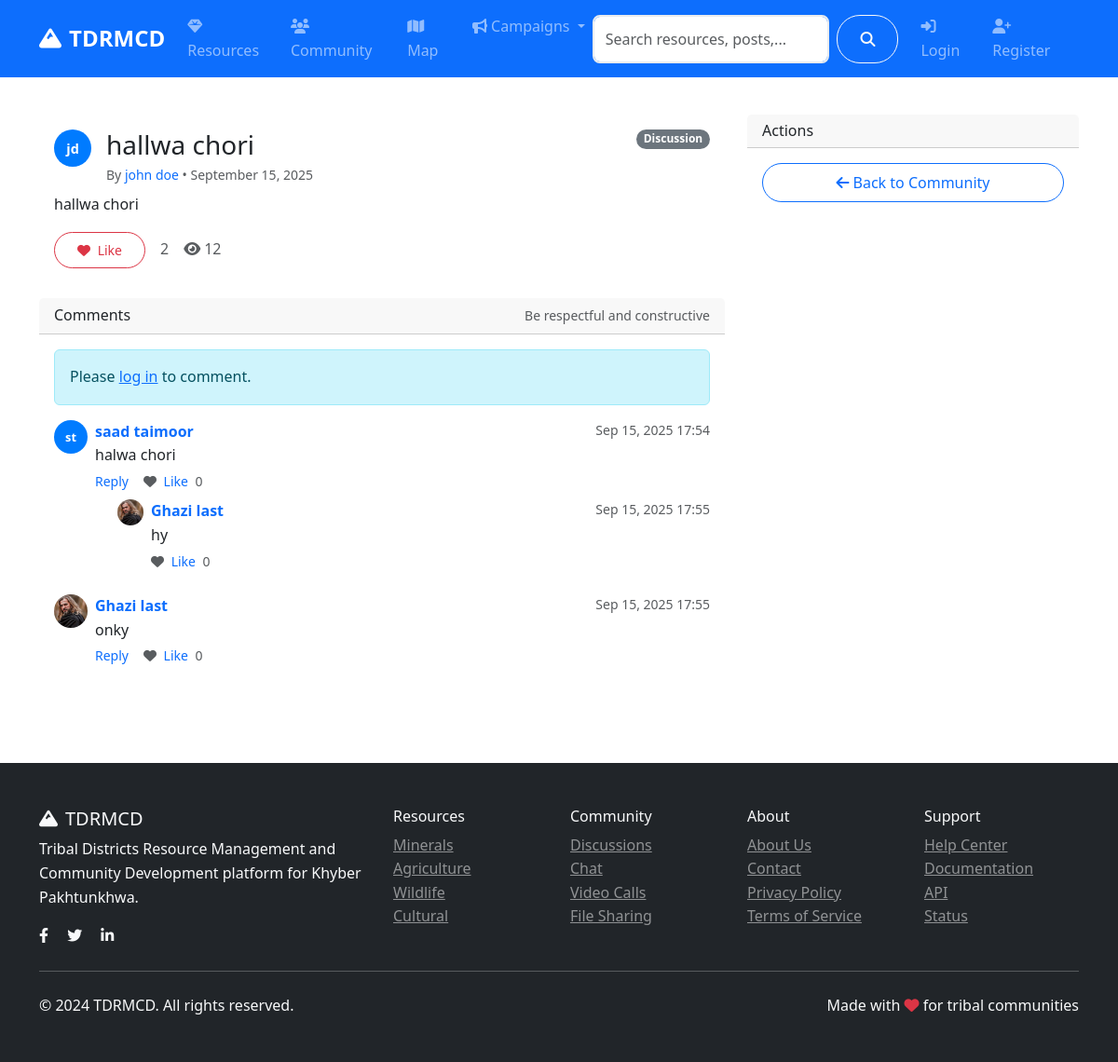
/community/post/11, run on an earlier commit of the app's database.
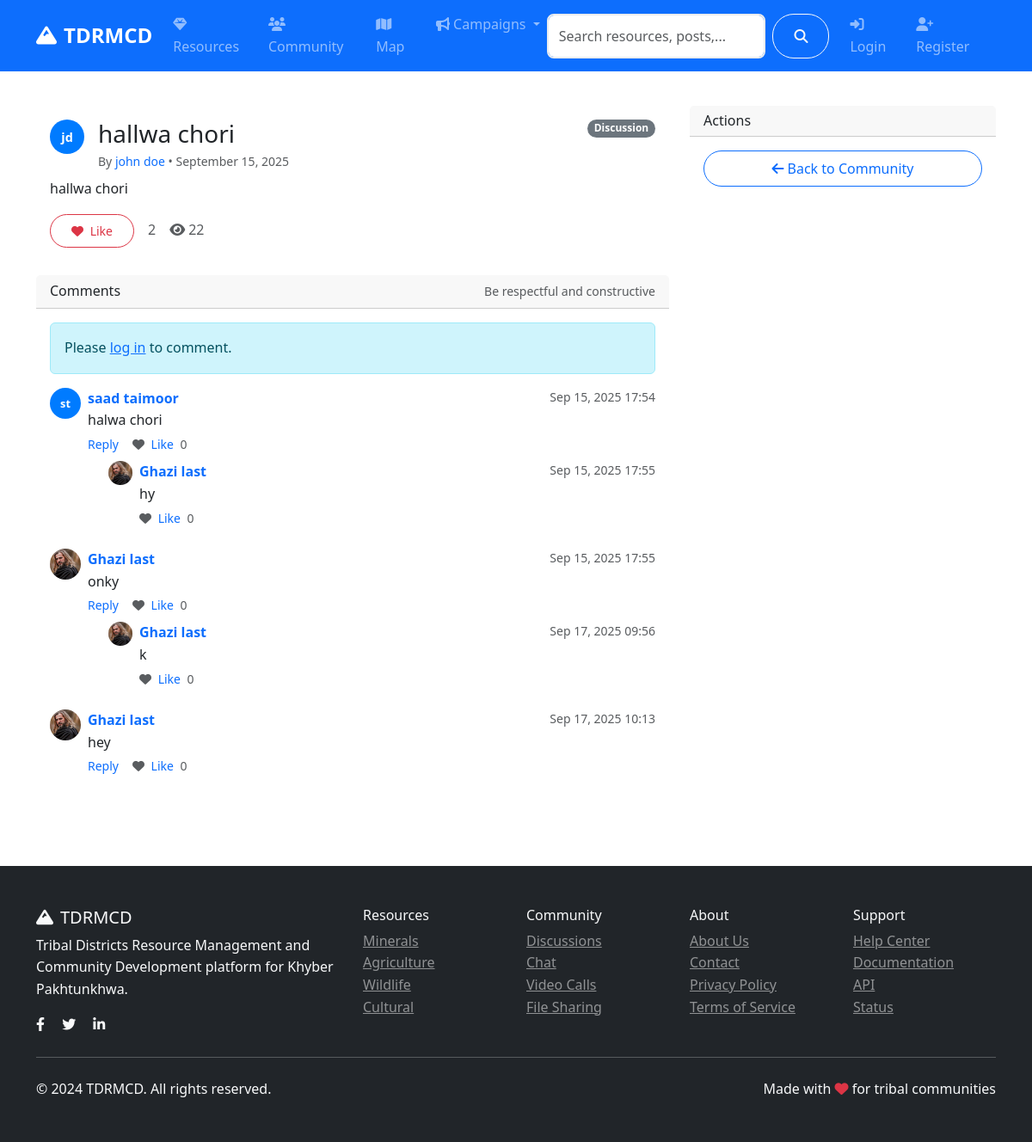
And on a later commit of the database.
### models.py (models this page shows, shortened)
class User(UserMixin, db.Model):
    id = db.Column(db.Integer, primary_key=True)
    username = db.Column(db.String(80), unique=True, nullable=False)
    email = db.Column(db.String(120), unique=True, nullable=False)
    password_hash = db.Column(db.String(120), nullable=False)
    first_name = db.Column(db.String(50), nullable=False)
    last_name = db.Column(db.String(50), nullable=False)
    role = db.Column(db.String(20), default='user')  # user, admin, researcher
    location = db.Column(db.String(100))
    bio = db.Column(db.Text)
    avatar = db.Column(db.String(200), default='default.jpg')
    is_active = db.Column(db.Boolean, default=True)
    created_at = db.Column(db.DateTime, default=datetime.utcnow)
    last_seen = db.Column(db.DateTime, default=datetime.utcnow)
    resources = db.relationship('Resource', backref='author', lazy='dynamic')
    posts = db.relationship('CommunityPost', backref='author', lazy='dynamic')
    chat_messages = db.relationship('ChatMessage', backref='sender', lazy='dynamic')
    file_submissions = db.relationship(
        'FileSubmission',
        foreign_keys='FileSubmission.submitter_id',
        backref='submitter',
        lazy='dynamic'
    )
    reviewed_submissions = db.relationship(
        'FileSubmission',
        foreign_keys='FileSubmission.reviewed_by',
        backref='reviewer_user',
        lazy='dynamic'
    )
    notifications = db.relationship('Notification', backref='user', lazy='dynamic')
    def get_full_name(self):
        return f"{self.first_name} {self.last_name}"

class CommunityPost(db.Model):
    id = db.Column(db.Integer, primary_key=True)
    title = db.Column(db.String(200), nullable=False)
    content = db.Column(db.Text, nullable=False)
    category = db.Column(db.String(50), nullable=False)  # discussion, question, announcement
    tags = db.Column(db.String(200))
    image_url = db.Column(db.String(200))
    likes = db.Column(db.Integer, default=0)
    views = db.Column(db.Integer, default=0)
    author_id = db.Column(db.Integer, db.ForeignKey('user.id'), nullable=False)
    created_at = db.Column(db.DateTime, default=datetime.utcnow)
    updated_at = db.Column(db.DateTime, default=datetime.utcnow, onupdate=datetime.utcnow)
    comments = db.relationship('Comment', backref='post', lazy='dynamic', cascade='all, delete-orphan')
    likes_relation = db.relationship('PostLike', backref='post', lazy='dynamic', cascade='all, delete-orphan')

class Comment(db.Model):
    id = db.Column(db.Integer, primary_key=True)
    content = db.Column(db.Text, nullable=False)
    author_id = db.Column(db.Integer, db.ForeignKey('user.id'), nullable=False)
    post_id = db.Column(db.Integer, db.ForeignKey('community_post.id'), nullable=False)
    parent_id = db.Column(db.Integer, db.ForeignKey('comment.id'))  # For nested comments
    created_at = db.Column(db.DateTime, default=datetime.utcnow)
    author = db.relationship('User', backref='comments')
    replies = db.relationship('Comment', backref=db.backref('parent', remote_side=[id]))

### routes/community.py (the view)
@community_bp.route('/post/<int:id>')
def post_detail(id):
    post = CommunityPost.query.get_or_404(id)
    post.views += 1
    db.session.commit()
    comments = Comment.query.filter_by(post_id=id, parent_id=None).order_by(Comment.created_at.asc()).all()
    all_comment_ids = []
    for c in comments:
        all_comment_ids.append(c.id)
        for r in (c.replies or []):
            all_comment_ids.append(r.id)
    comment_like_counts = {}
    if all_comment_ids:
        rows = db.session.query(CommentLike.comment_id, func.count(CommentLike.id)) \
            .filter(CommentLike.comment_id.in_(all_comment_ids)) \
            .group_by(CommentLike.comment_id).all()
        comment_like_counts = {cid: cnt for cid, cnt in rows}
    comments_liked_by_me = set()
    if current_user.is_authenticated and all_comment_ids:
        liked_rows = CommentLike.query.filter(
            CommentLike.user_id == current_user.id,
            CommentLike.comment_id.in_(all_comment_ids)
        ).with_entities(CommentLike.comment_id).all()
        comments_liked_by_me = {cid for (cid,) in liked_rows}
    comment_form = CommentForm()
    liked_by_me = False
    if current_user.is_authenticated:
        liked_by_me = PostLike.query.filter_by(user_id=current_user.id, post_id=post.id).first() is not None
    return render_template('community/post_detail.html',
                         post=post,
                         comments=comments,
                         comment_form=comment_form,
                         liked_by_me=liked_by_me,
                         comment_like_counts=comment_like_counts,
                         comments_liked_by_me=comments_liked_by_me)

### templates/community/post_detail.html (shortened to what this page needs)
{% extends "base.html" %}
{% block content %}
<div class="container py-4">
    <div class="row">
        <div class="col-lg-8">
            <div class="card mb-3">
                <div class="card-body">
                    <div class="d-flex justify-content-between align-items-start">
                        <div class="d-flex align-items-start">
                            <div class="me-3">
                                {% if post.author.avatar and post.author.avatar != 'default.jpg' %}
                                <img src="{{ url_for('serve_uploaded_file', subdir='avatars', filename=post.author.avatar) }}" alt="Avatar" class="rounded-circle" style="width:40px;height:40px;object-fit:cover;">
                                {% else %}
                                <div class="avatar" style="width:40px;height:40px;font-size:.9rem;">{{ post.author.first_name[0] }}{{ post.author.last_name[0] }}</div>
                                {% endif %}
                            </div>
                            <div>
                                {% if post.title %}
                                <h3 class="mb-1">{{ post.title }}</h3>
                                {% endif %}
                                <div class="text-muted small">By <a class="text-decoration-none" href="{{ url_for('auth.public_profile', username=post.author.username) }}">{{ post.author.get_full_name() }}</a> • {{ post.created_at.strftime('%B %d, %Y') }}</div>
                            </div>
                        </div>
                        <span class="badge bg-secondary">{{ post.category.title() }}</span>
                    </div>
                    <p class="mt-2">{{ post.content }}</p>
                    <div class="mt-3 d-flex gap-3 align-items-center">
                        <button id="like-btn" class="btn btn-sm {{ 'btn-danger' if liked_by_me else 'btn-outline-danger' }}">
                            <i class="fas fa-heart me-1"></i>
                            <span id="like-text">{{ 'Liked' if liked_by_me else 'Like' }}</span>
                        </button>
                        <span id="like-count" class="text-muted">{{ post.likes }}</span>
                        <span class="text-muted"><i class="fas fa-eye me-1"></i>{{ post.views }}</span>
                    </div>
                </div>
            </div>
            <div class="card" id="comments">
                <div class="card-header d-flex justify-content-between align-items-center">
                    <h6 class="mb-0">Comments</h6>
                    <span class="small text-muted">Be respectful and constructive</span>
                </div>
                <div class="card-body">
                    {% if current_user.is_authenticated %}
                    <form class="mb-3" method="post" action="{{ url_for('community.add_comment', id=post.id) }}">
                        {{ comment_form.hidden_tag() }}
                        {{ comment_form.parent_id() }}
                        <div class="mb-2">
                            {{ comment_form.content(class="form-control", rows="3", placeholder="Write a comment...") }}
                            {% if comment_form.content.errors %}
                                <div class="text-danger small mt-1">{% for e in comment_form.content.errors %}<div>{{ e }}</div>{% endfor %}</div>
                            {% endif %}
                        </div>
                        <button class="btn btn-primary" type="submit"><i class="fas fa-paper-plane me-1"></i>Post Comment</button>
                    </form>
                    {% else %}
                    <div class="alert alert-info">Please <a href="{{ url_for('auth.login', next=request.path + '#comments') }}">log in</a> to comment.</div>
                    {% endif %}
                    {% if comments %}
                        {% for c in comments %}
                        <div class="mb-3">
                            <div class="d-flex">
                                <div class="me-2">
                                    {% if c.author.avatar and c.author.avatar != 'default.jpg' %}
                                    <img src="{{ url_for('serve_uploaded_file', subdir='avatars', filename=c.author.avatar) }}" alt="Avatar" class="rounded-circle" style="width:36px;height:36px;object-fit:cover;">
                                    {% else %}
                                    <div class="avatar" style="width:36px;height:36px;font-size:.8rem;">{{ c.author.first_name[0] }}{{ c.author.last_name[0] }}</div>
                                    {% endif %}
                                </div>
                                <div class="flex-grow-1">
                                    <div class="d-flex justify-content-between">
                                        <strong><a class="text-decoration-none" href="{{ url_for('auth.public_profile', username=c.author.username) }}">{{ c.author.get_full_name() }}</a></strong>
                                        <small class="text-muted">{{ c.created_at.strftime('%b %d, %Y %H:%M') }}</small>
                                    </div>
                                    <div>{{ c.content }}</div>
                                    <div class="mt-1 d-flex gap-3 align-items-center small">
                                        <a href="#" class="text-decoration-none" onclick="toggleReply({{ c.id }});return false;">Reply</a>
                                        <a href="#" class="text-decoration-none" data-comment-id="{{ c.id }}" onclick="return toggleCommentLike({{ c.id }});">
                                            <i id="comment-like-icon-{{ c.id }}" class="fas fa-heart me-1 {{ 'text-danger' if c.id in comments_liked_by_me else 'text-muted' }}"></i>
                                            <span id="comment-like-text-{{ c.id }}">{{ 'Unlike' if c.id in comments_liked_by_me else 'Like' }}</span>
                                            <span class="ms-1 text-muted" id="comment-like-count-{{ c.id }}">{{ comment_like_counts.get(c.id, 0) }}</span>
                                        </a>
                                    </div>
                                    {% if c.replies %}
                                    <div class="mt-2 ms-4">
                                        {% for r in c.replies %}
                                        <div class="mb-2 d-flex">
                                            <div class="me-2">
                                                {% if r.author.avatar and r.author.avatar != 'default.jpg' %}
                                                <img src="{{ url_for('serve_uploaded_file', subdir='avatars', filename=r.author.avatar) }}" alt="Avatar" class="rounded-circle" style="width:28px;height:28px;object-fit:cover;">
                                                {% else %}
                                                <div class="avatar" style="width:28px;height:28px;font-size:.7rem;">{{ r.author.first_name[0] }}{{ r.author.last_name[0] }}</div>
                                                {% endif %}
                                            </div>
                                            <div class="flex-grow-1">
                                                <div class="d-flex justify-content-between">
                                                    <strong><a class="text-decoration-none" href="{{ url_for('auth.public_profile', username=r.author.username) }}">{{ r.author.get_full_name() }}</a></strong>
                                                    <small class="text-muted">{{ r.created_at.strftime('%b %d, %Y %H:%M') }}</small>
                                                </div>
                                                <div>{{ r.content }}</div>
                                                <div class="mt-1 d-flex gap-3 align-items-center small">
                                                    <a href="#" class="text-decoration-none" data-comment-id="{{ r.id }}" onclick="return toggleCommentLike({{ r.id }});">
                                                        <i id="comment-like-icon-{{ r.id }}" class="fas fa-heart me-1 {{ 'text-danger' if r.id in comments_liked_by_me else 'text-muted' }}"></i>
                                                        <span id="comment-like-text-{{ r.id }}">{{ 'Unlike' if r.id in comments_liked_by_me else 'Like' }}</span>
                                                        <span class="ms-1 text-muted" id="comment-like-count-{{ r.id }}">{{ comment_like_counts.get(r.id, 0) }}</span>
                                                    </a>
                                                </div>
                                            </div>
                                        </div>
                                        {% endfor %}
                                    </div>
                                    {% endif %}
                                </div>
                            </div>
                        </div>
                        {% endfor %}
                    {% else %}
                    <div class="text-muted">No comments yet.</div>
                    {% endif %}
                </div>
            </div>
        </div>
        <div class="col-lg-4">
            <div class="card">
                <div class="card-header">
                    <h6 class="mb-0">Actions</h6>
                </div>
                <div class="card-body d-grid gap-2">
                    <a class="btn btn-outline-primary" href="{{ url_for('community.index') }}"><i class="fas fa-arrow-left me-1"></i>Back to Community</a>
                </div>
            </div>
        </div>
    </div>
</div>
{% endblock %}

What changed in the data, as far as the page shows it:
changed CommunityPost "hallwa chori": views "12" → "22"
added Comment: avatar (picture), author.get_full_name "Ghazi last", created_at "Sep 17, 2025 09:56", content "k", id "Like", get "0"
added Comment: avatar (picture), author.get_full_name "Ghazi last", created_at "Sep 17, 2025 10:13", content "hey", id "Like", get "0", shown under "Comments"
